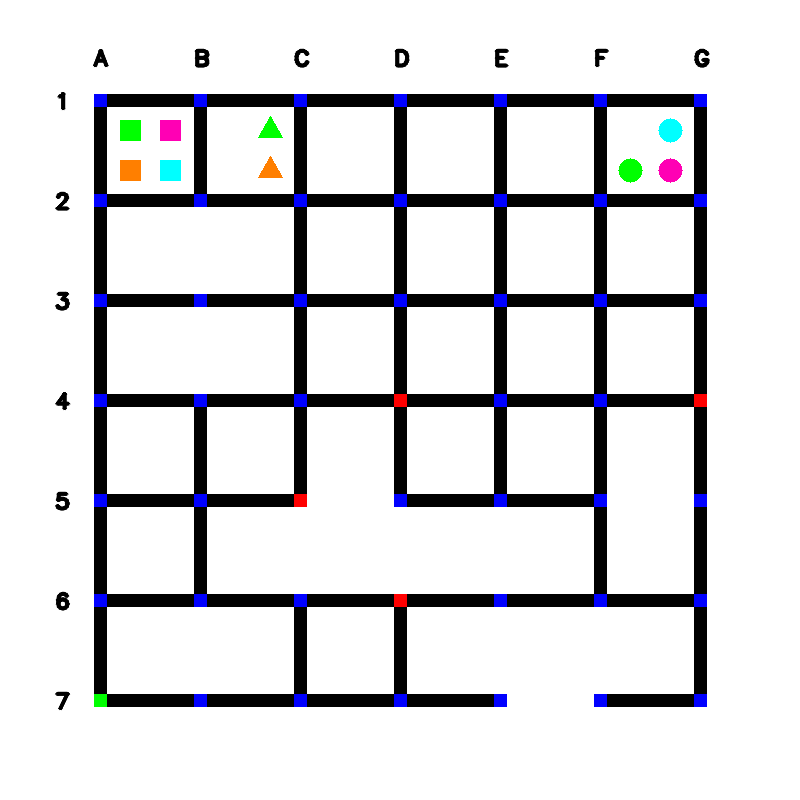
#> input picture PB_Task1_Windows/Task1A/public_test_images/maze_0.png, 800 x 800 px
$ python task_1a.py
#> lines starting #> are read from the running program, lines starting #| are printed output that depends on the picture; after the words box and inside, x2 and y2 are one past the last pixel; in counts of white or black regions, pixels touching at a corner belong together
#> further down, maze_image is the input picture: shape (800, 800, 3); mean B, G, R 220, 217.5, 217.4
'''
*****************************************************************************************
*
*        		===============================================
*           		Pharma Bot (PB) Theme (eYRC 2022-23)
*        		===============================================
*
*  This script is to implement Task 1A of Pharma Bot (PB) Theme (eYRC 2022-23).
*
*  This software is made available on an "AS IS WHERE IS BASIS".
*  Licensee/end user indemnifies and will keep e-Yantra indemnified from
*  any and all claim(s) that emanate from the use of the Software or
*  breach of the terms of this agreement.
*
*****************************************************************************************
'''

# Team ID:			eYRC#PB#1761
# Author List:		Kunal Patil
# Filename:			task_1a.py
# Functions:		detect_traffic_signals, detect_horizontal_roads_under_construction, detect_vertical_roads_under_construction,
#					detect_medicine_packages, detect_arena_parameters
# 					label_nodes, get_shop, break_down, label_missing_vertical_lines, label_missing_horizontal_lines,
# 					get_road_points_horizontal, get_road_points_vertical


####################### IMPORT MODULES #######################
## You are not allowed to make any changes in this section. ##
## You have to implement this task with the three available ##
## modules for this task (numpy, opencv)                    ##
##############################################################
from re import S
import cv2
import numpy as np
##############################################################

################# ADD UTILITY FUNCTIONS HERE #################
def label_nodes(centre_point):

	"""
	Purpose:
	---
	This function takes the coordinates of a node as an argument and returns a string
	which is the label of the node present in the image

	Input Arguments:
	---
	`centre_point` :	[ tuple ]
			tuple containing x and y coordinate of the node
	Returns:
	---
	`label` : [ string ]
			string containing label of the node

	Example call:
	---
	traffic_signals.append(label_nodes(t))
	"""
	label=''
	if( (centre_point[0]==100)  |  ((centre_point[0]>90)&(centre_point[0]<110)) ):
			label=label+'A'
	elif( (centre_point[0]==200)  |  ((centre_point[0]>190)&(centre_point[0]<210)) ):
			label=label+'B'
	elif( (centre_point[0]==300)  |  ((centre_point[0]>290)&(centre_point[0]<310)) ):
			label=label+'C'
	elif( (centre_point[0]==400)  |  ((centre_point[0]>390)&(centre_point[0]<410)) ):
			label=label+'D'
	elif( (centre_point[0]==500)  |  ((centre_point[0]>490)&(centre_point[0]<510)) ):
			label=label+'E'
	elif( (centre_point[0]==600)  |  ((centre_point[0]>590)&(centre_point[0]<610)) ):
			label=label+'F'
	elif( (centre_point[0]==700)  |  ((centre_point[0]>690)&(centre_point[0]<710)) ):
			label=label+'G'
	label=label+str(int(centre_point[1]/100))
	return label

def get_shop(centre_point):

    """
	Purpose:
	---
	This function takes the coordinates of a point as an argument and returns a string
	which is shop in which it is present in the image

	Input Arguments:
	---
	`centre_point` :	[ tuple ]
			tuple containing x and y coordinate of the point
	Returns:
	---
	`shop` : [ string ]
			string containing shop in which the point is present

	Example call:
	---
	shop=get_shop(t)
	"""
    shop='Shop_'
    if((centre_point[0]>100) & (centre_point[0]<200)):
        shop=shop+'1'
    elif((centre_point[0]>200) & (centre_point[0]<300)):
        shop=shop+'2'
    elif((centre_point[0]>300) & (centre_point[0]<400)):
        shop=shop+'3'
    elif((centre_point[0]>400) & (centre_point[0]<500)):
        shop=shop+'4'
    elif((centre_point[0]>500) & (centre_point[0]<600)):
        shop=shop+'5'
    elif((centre_point[0]>600) & (centre_point[0]<700)):
        shop=shop+'6'
    return shop

def break_down(Gaps):

    """
	Purpose:
	---
	This function takes the coordinates of both the endpoints of the gap between two lines as an argument
 	and returns a list with the gaps divided into gaps of length 100

	Input Arguments:
	---
	`Gaps` :	[ list of tuples ]
			list of tuple containing coordinates of start and end of a gap
	Returns:
	---
	`Gaps` : [ list of tuple ]
			list of tuple containing gaps divided into length of 100

	Example call:
	---
	Lines[line]=break_down(l)
	"""
    for l in Gaps:
        if(l[1]-l[0]>120):
            a=l[0]+100
            Gaps.append((l[0],a))
            while(a+84<l[1]):
                Gaps.append((a,a+100))
                a=a+100
            Gaps.remove(l)
    return Gaps

def label_missing_vertical_lines(Lines):

    """
	Purpose:
	---
	This function takes the set of missing lines in all the columns as an argument
 	and returns a list with the labelled missing lines

	Input Arguments:
	---
	`Lines` :	[ dictionary ]
			dictionary containing x coordinates as keys and list of tuples(coordinates) of gaps as values
	Returns:
	---
	`ans` : [ list of strings ]
			list of all the missing lines labelled

	Example call:
	---
	ans=label_missing_vertical_lines(Lines)
	"""
    ans=[]
    for column,missing_lines in Lines.items():
        for g in missing_lines:
            s1=label_nodes((column,g[0]+10))
            s2=label_nodes((column,g[1]+10))
            s=s1+'-'+s2
            ans.append(s)
    return ans

def  label_missing_horizontal_lines(Lines):

    """
	Purpose:
	---
	This function takes the set of missing lines in all the columns as an argument
 	and returns a list with the labelled missing lines

	Input Arguments:
	---
	`Lines` :	[ dictionary ]
			dictionary containing y coordinates as keys and list of tuples(coordinates) of gaps as values
	Returns:
	---
	`ans` : [ list of tuple ]
			list of all the missing lines labelled

	Example call:
	---
	ans=label_missing_horizontal_lines(Lines)
	"""
    ans=[]
    for row,missing_lines in Lines.items():
        for g in missing_lines:
            s1=label_nodes((g[0],row+10))
            s2=label_nodes((g[1],row+10))
            s=s1+'-'+s2
            ans.append(s)
    return ans


def get_road_points_horizontal(Lines):

    """
	Purpose:
	---
	This function takes the set of gaps in all the rows as an argument
 	and returns a sorted list with all the missing lines

	Input Arguments:
	---
	`Lines` :	[ dictionary ]
			dictionary containing x coordinates as keys and list of tuples(coordinates) of gaps as values
	Returns:
	---
	`ans` : [ list of strings ]
			list of names of all the missing lines

	Example call:
	---
	horizontal_roads_under_construction=get_road_points_horizontal(sets_of_lines)
	"""
    ans=[]
    for line,gap in Lines.items():
        gap.sort()
        l=[]
        i=gap[0][0]
        prev=gap[0][1]
        gapc=gap[1:]
        for p in gapc:
            l.append((prev,p[0]))
            prev=p[1]
        if(i>150):
            l.append((96,i))
        if(prev<650):
            l.append((prev,708))
        Lines[line]=break_down(l)
    ans=label_missing_horizontal_lines(Lines)
    ans.sort()
    return ans


def get_road_points_vertical(Lines):

    """
	Purpose:
	---
	This function takes the set of gaps in all the columns as an argument
 	and returns a sorted list with all the missing lines

	Input Arguments:
	---
	`Lines` :	[ dictionary ]
			dictionary containing y coordinates as keys and list of tuples(coordinates) of gaps as values
	Returns:
	---
	`ans` : [ list of strings ]
			list of names of all the missing lines

	Example call:
	---
	vertical_roads_under_construction=get_road_points_vertical(sets_of_lines)
	"""
    ans=[]
    for line,gap in Lines.items():
        gap.sort()
        l=[]
        i=gap[0][0]
        prev=gap[0][1]
        gapc=gap[1:]
        for p in gapc:
            l.append((prev,p[0]))
            prev=p[1]
        if(i>150):
            l.append((96,i))
        if(prev<650):
            l.append((prev,708))
        Lines[line]=break_down(l)
    ans=label_missing_vertical_lines(Lines)
    ans.sort()
    return ans


##############################################################

def detect_traffic_signals(maze_image):

	"""
	Purpose:
	---
	This function takes the image as an argument and returns a list of
	nodes in which traffic signals are present in the image

	Input Arguments:
	---
	`maze_image` :	[ numpy array ]
			numpy array of image returned by cv2 library
	Returns:
	---
	`traffic_signals` : [ list ]
			list containing nodes in which traffic signals are present

	Example call:
	---
	traffic_signals = detect_traffic_signals(maze_image)
	"""
	traffic_signals = []

	##############	ADD YOUR CODE HERE	##############
	#Converting the image into HSV
	hsv = cv2.cvtColor(maze_image,cv2.COLOR_BGR2HSV)
#> hsv: shape (800, 800, 3); mean H, S, V 1.9, 4.8, 221.2

	#Defining the range of Red color
	red_lower=np.array([0,70,50])
	red_upper=np.array([10,255,255])

 	#Creating the mask
	mask = cv2.inRange(hsv, red_lower, red_upper)
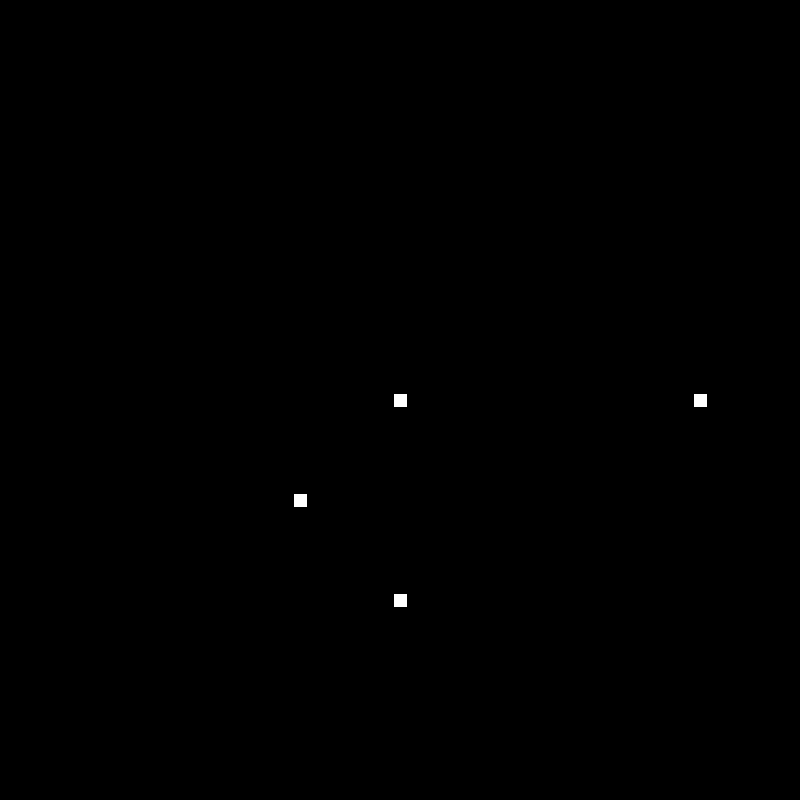
#> mask: shape (800, 800); 0.11% white; 4 white regions

 	#Detecting the red color
	res = cv2.bitwise_and(maze_image, maze_image, mask=mask)

	# using a findContours() function
	contours, _ = cv2.findContours(mask, cv2.RETR_TREE, cv2.CHAIN_APPROX_SIMPLE)
#> contours = 4 contours; box (x1, y1, x2, y2) and area: (394, 594, 407, 607) 144, (294, 494, 307, 507) 144, (694, 394, 707, 407) 144, (394, 394, 407, 407) 144

	# Putting Values into list
	for contour in contours:

        # finding center point of shape
		M = cv2.moments(contour)
		t=()
		if M['m00'] != 0.0:
			x = int(M['m10']/M['m00'])
			y = int(M['m01']/M['m00'])
			t=(x,y)
		traffic_signals.append(label_nodes(t))
#> this loop made 4 passes
#> (contour, x, y, label in label_nodes) on passes 1 to 4: ([[394, 594], [394, 606], [406, 606], [406, 594]], 400, 600, 'D6'), ([[294, 494], [294, 506], [306, 506], [306, 494]], 300, 500, 'C5'), ([[694, 394], [694, 406], [706, 406], [706, 394]], 700, 400, 'G4'), ([[394, 394], [394, 406], [406, 406], [406, 394]], 400, 400, 'D4')
#> after the loop, traffic_signals = ['D6', 'C5', 'G4', 'D4']
	traffic_signals.sort()
	##################################################

	return traffic_signals


def detect_horizontal_roads_under_construction(maze_image):

	"""
	Purpose:
	---
	This function takes the image as an argument and returns a list
	containing the missing horizontal links

	Input Arguments:
	---
	`maze_image` :	[ numpy array ]
			numpy array of image returned by cv2 library
	Returns:
	---
	`horizontal_roads_under_construction` : [ list ]
			list containing missing horizontal links

	Example call:
	---
	horizontal_roads_under_construction = detect_horizontal_roads_under_construction(maze_image)
	"""
	horizontal_roads_under_construction = []
#> horizontal_roads_under_construction = []

	##############	ADD YOUR CODE HERE	##############
	#  Convert image to grayscale
	gray = cv2.cvtColor(maze_image,cv2.COLOR_BGR2GRAY)
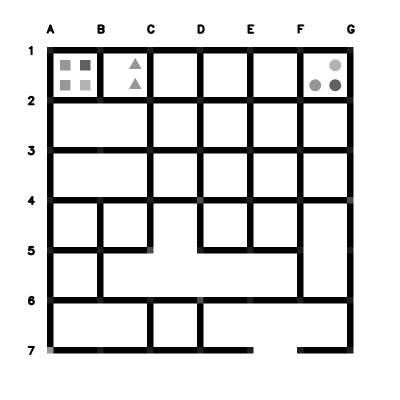
#> gray: shape (800, 800) (shown at 1/2 size); min 0, max 255, mean 217.7
	thresh = cv2.threshold(gray, 0, 255, cv2.THRESH_BINARY_INV + cv2.THRESH_OTSU)[1]
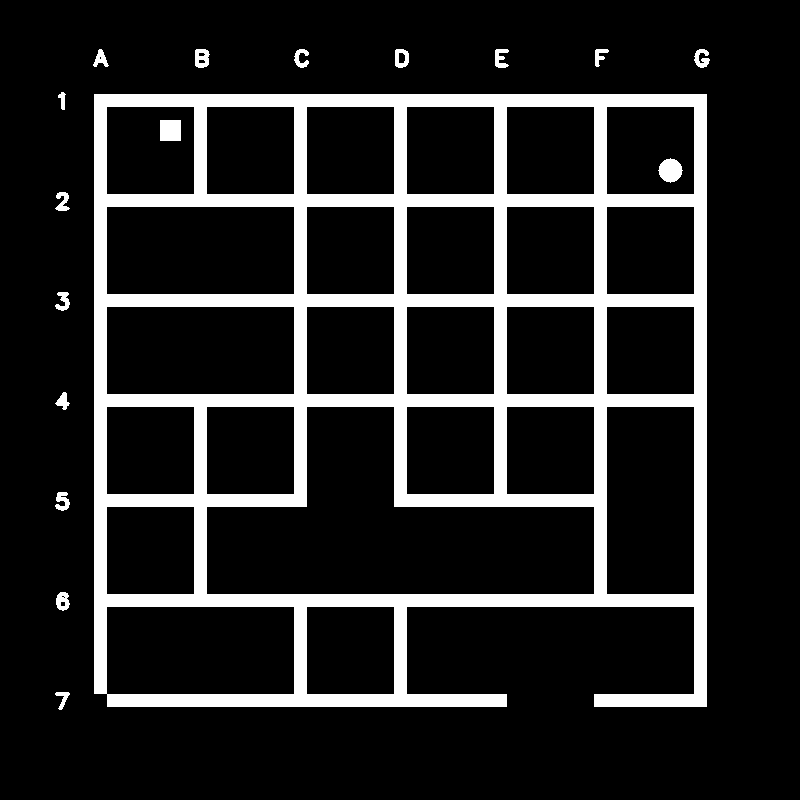
#> thresh: shape (800, 800); 14.7% white; 17 white regions, largest, box (x1, y1, x2, y2) and area: (94, 94, 707, 707) 90675, (160, 120, 181, 141) 441, (658, 158, 683, 183) 441

	# Detect horizontal lines
	horizontal_kernel = cv2.getStructuringElement(cv2.MORPH_RECT, (40,1))
	detect_horizontal = cv2.morphologyEx(thresh, cv2.MORPH_OPEN, horizontal_kernel, iterations=2)
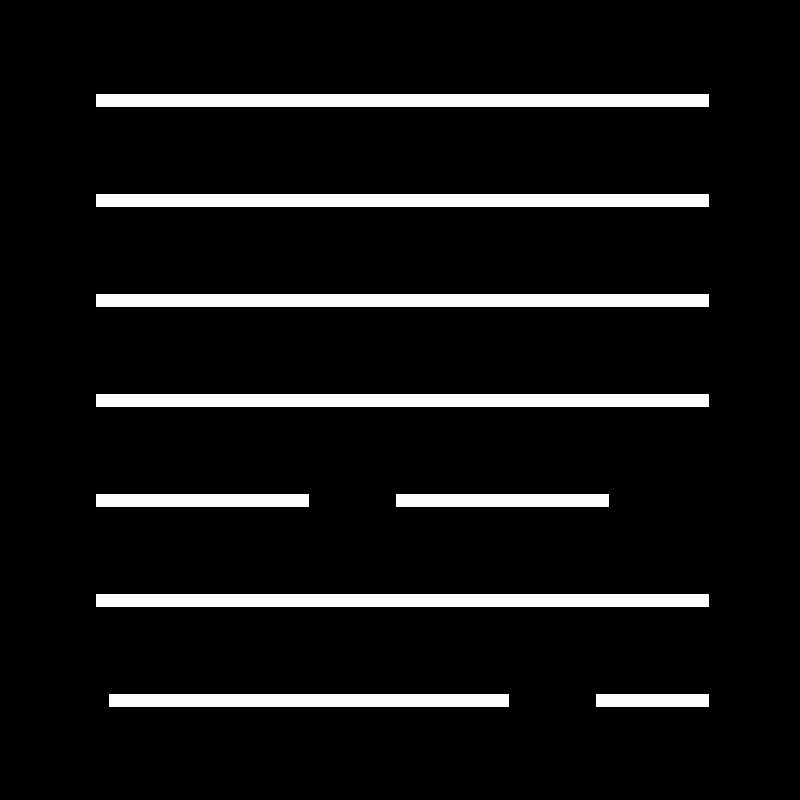
#> detect_horizontal: shape (800, 800); 8.1% white; 9 white regions
	cnts = cv2.findContours(detect_horizontal, cv2.RETR_EXTERNAL, cv2.CHAIN_APPROX_SIMPLE)
#> cnts = 9 contours; largest, box (x1, y1, x2, y2) and area: (96, 594, 709, 607) 7344, (96, 394, 709, 407) 7344, (96, 294, 709, 307) 7344, (96, 194, 709, 207) 7344, (96, 94, 709, 107) 7344
	cnts = cnts[0] if len(cnts) == 2 else cnts[1]

	# Form a dictionary of lines that have missing parts
	sets_of_lines={}
	for c in cnts:

		# If any part of a line is missing add it to sets_of_line with key value as the y coordinate of the entire line
		if(cv2.arcLength(c, True)<1200):
			sets_of_lines.setdefault(c[0][0][1], [])
			sets_of_lines[c[0][0][1]].append((c[0][0][0],c[3][0][0]))
#> this loop made 9 passes
#> c on passes 1 to 8: [[596, 694], [596, 706], [708, 706], [708, 694]], [[109, 694], [109, 706], [508, 706], [508, 694]], [[96, 594], [96, 606], [708, 606], [708, 594]], [[396, 494], [396, 506], [608, 506], [608, 494]], [[96, 494], [96, 506], [308, 506], [308, 494]], [[96, 394], [96, 406], [708, 406], [708, 394]], [[96, 294], [96, 306], [708, 306], [708, 294]], [[96, 194], [96, 206], [708, 206], [708, 194]]
#> after the loop, sets_of_lines = {694: [(596, 708), (109, 508)], 494: [(396, 608), (96, 308)]}

	# Get the labelled missing parts
	horizontal_roads_under_construction=get_road_points_horizontal(sets_of_lines)
#> the loop in get_road_points_horizontal, `for line,gap in Lines.items():` made 2 passes
#> (line, i) on passes 1 to 2: (694, 109), (494, 96)
#> after the loop in get_road_points_horizontal, `for line,gap in Lines.items():`: Lines = {694: [(508, 596)], 494: [(308, 396), (608, 708)]}
#> the loop in label_missing_horizontal_lines, `for row,missing_lines in Lines.items():` made 2 passes
#> (row, missing_lines) on passes 1 to 2: (694, [(508, 596)]), (494, [(308, 396), (608, 708)])
#> after the loop in label_missing_horizontal_lines, `for row,missing_lines in Lines.items():`: ans = ['E7-F7', 'C5-D5', 'F5-G5']
#> horizontal_roads_under_construction = ['C5-D5', 'E7-F7', 'F5-G5']
	##################################################

	return horizontal_roads_under_construction

def detect_vertical_roads_under_construction(maze_image):

	"""
	Purpose:
	---
	This function takes the image as an argument and returns a list
	containing the missing vertical links

	Input Arguments:
	---
	`maze_image` :	[ numpy array ]
			numpy array of image returned by cv2 library
	Returns:
	---
	`vertical_roads_under_construction` : [ list ]
			list containing missing vertical links

	Example call:
	---
	vertical_roads_under_construction = detect_vertical_roads_under_construction(maze_image)
	"""
	vertical_roads_under_construction = []
#> vertical_roads_under_construction = []

	##############	ADD YOUR CODE HERE	##############
	#  Convert image to grayscale
	gray = cv2.cvtColor(maze_image,cv2.COLOR_BGR2GRAY)
	thresh = cv2.threshold(gray, 0, 255, cv2.THRESH_BINARY_INV + cv2.THRESH_OTSU)[1]

	# Detect vertical lines
	vertical_kernel = cv2.getStructuringElement(cv2.MORPH_RECT, (5,20))
	detect_vertical = cv2.morphologyEx(thresh, cv2.MORPH_OPEN, vertical_kernel, iterations=2)
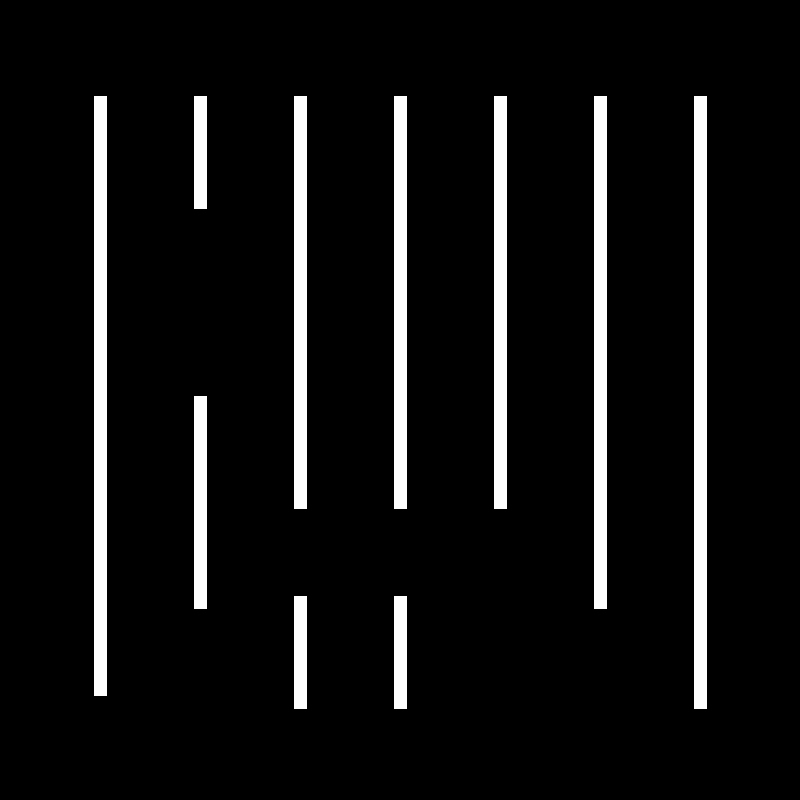
#> detect_vertical: shape (800, 800); 7.1% white; 10 white regions
	cnts = cv2.findContours(detect_vertical, cv2.RETR_EXTERNAL, cv2.CHAIN_APPROX_SIMPLE)
#> cnts = 10 contours; largest, box (x1, y1, x2, y2) and area: (694, 96, 707, 709) 7344, (94, 96, 107, 696) 7188, (594, 96, 607, 609) 6144, (494, 96, 507, 509) 4944, (394, 96, 407, 509) 4944
	cnts = cnts[0] if len(cnts) == 2 else cnts[1]

	# Form a dictionary of lines that have missing parts
	sets_of_lines={}
	for c in cnts:

		# If any part of a line is missing add it to sets_of_line with key value as the x coordinate of the entire line
		if(cv2.arcLength(c, True)<1200):
			sets_of_lines.setdefault(c[0][0][0], [])
			sets_of_lines[c[0][0][0]].append((c[0][0][1],c[1][0][1]))
#> this loop made 10 passes
#> c on passes 1 to 8: [[394, 596], [394, 708], [406, 708], [406, 596]], [[294, 596], [294, 708], [306, 708], [306, 596]], [[194, 396], [194, 608], [206, 608], [206, 396]], [[694, 96], [694, 708], [706, 708], [706, 96]], [[594, 96], [594, 608], [606, 608], [606, 96]], [[494, 96], [494, 508], [506, 508], [506, 96]], [[394, 96], [394, 508], [406, 508], [406, 96]], [[294, 96], [294, 508], [306, 508], [306, 96]]
#> (the rest of the program and of its run is left out)
